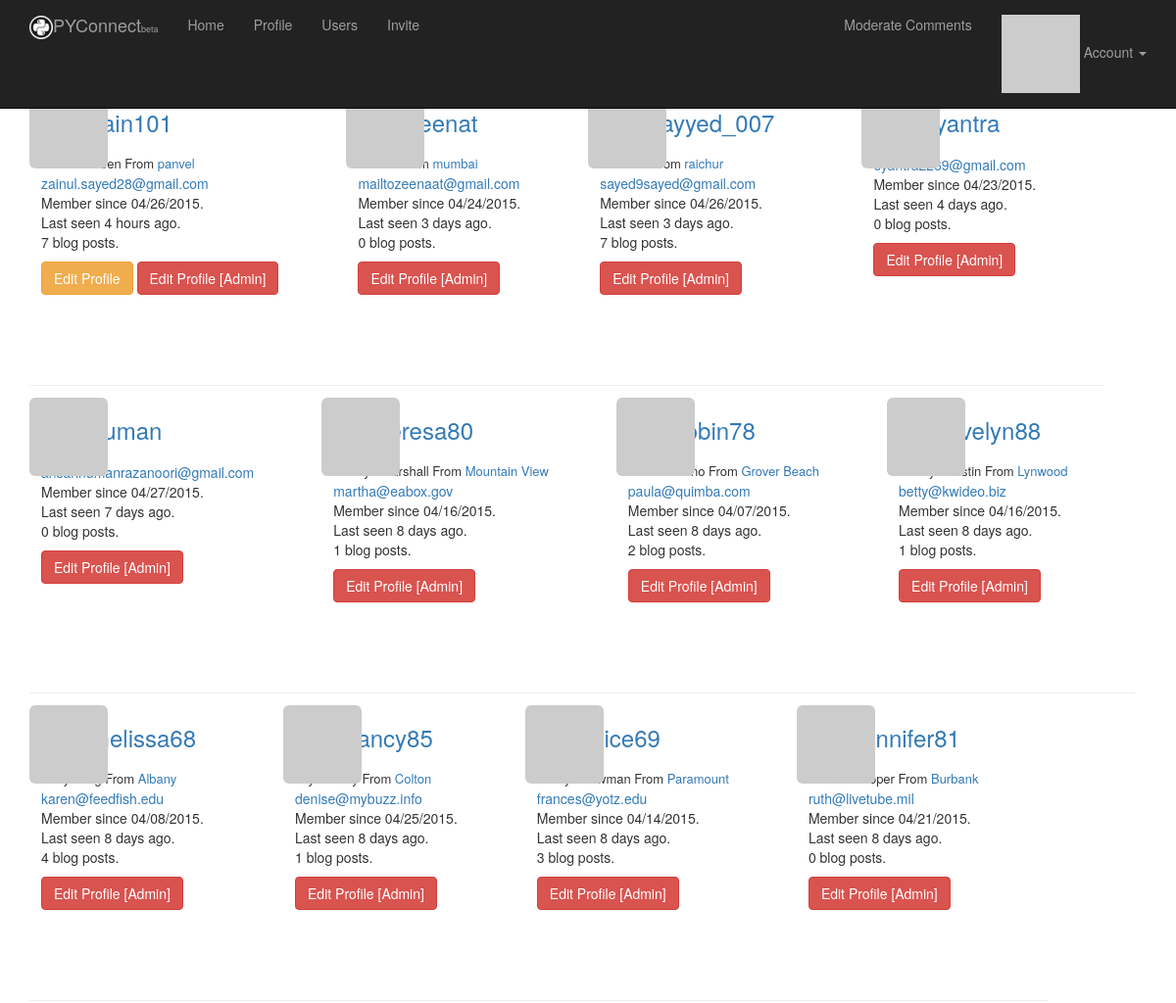
Page /user-list/ (signed in, upper part) on the earlier database version.
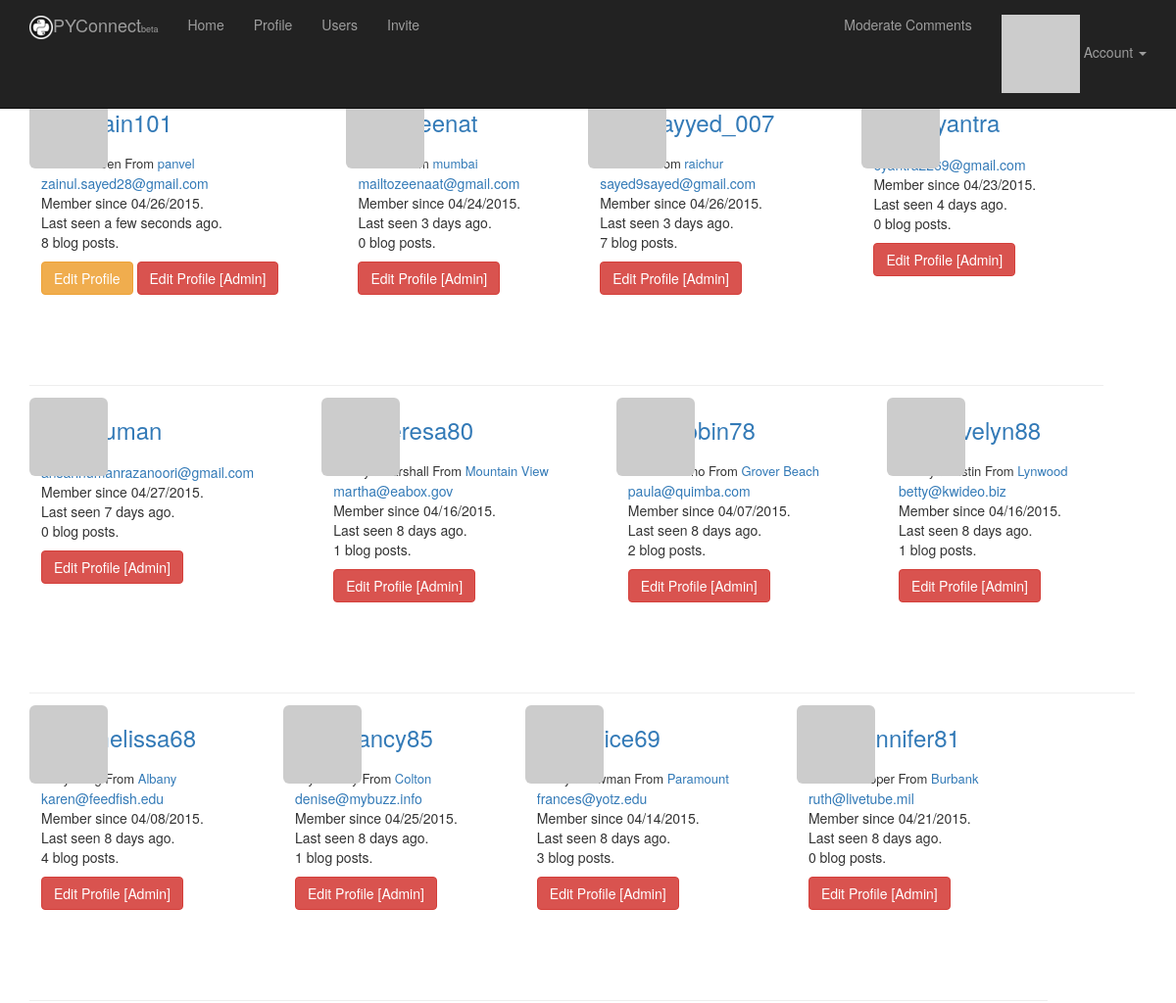
Same page on the later database version.
### app/models.py (models this page shows, shortened)
class User(UserMixin, db.Model):
    __tablename__ = 'users'          # Table names should be plural.
    id = db.Column(db.Integer, primary_key=True)
    email = db.Column(db.String(64), unique=True, index=True)
    username = db.Column(db.String(64), unique=True, index=True)
    password_hash = db.Column(db.String)
    role_id = db.Column(db.Integer, db.ForeignKey('roles.id'))
    confirmed = db.Column(db.Boolean, default=False)
    location = db.Column(db.String(64))
    name = db.Column(db.String(64))
    about_me = db.Column(db.Text)
    member_since = db.Column(db.DateTime(), default=datetime.utcnow)
    last_seen = db.Column(db.DateTime(), default=datetime.utcnow)
    avatar_hash = db.Column(db.String(32))
    posts = db.relationship('Post', backref='author', lazy='dynamic')
    comments = db.relationship('Comment', backref='author', lazy='dynamic')
    '''
    These are the people who follow me
    '''
    followed = db.relationship(
        'Follow',
        foreign_keys=[Follow.follower_id],
        backref=db.backref('follower', lazy='joined'),
        lazy='dynamic',
        cascade='all, delete-orphan')
    '''
    These are people whome I follow
    '''
    followers = db.relationship(
        'Follow',
        foreign_keys=[Follow.followed_id],
        backref=db.backref('followed', lazy='joined'),
        lazy='dynamic',
        cascade='all, delete-orphan'
    )
    @property
    def password(self):
        raise AttributeError('Password is not a readable attribute')
    def can(self, permissions):
        return self.role is not None and (self.role.permissions & permissions) == permissions
    def is_administrator(self):
        return self.can(Permission.ADMINISTER)
    '''
    The ping method is called every time the request for user is received, by using before_app_request hook
    '''
    def ping(self):
        self.last_seen = datetime.utcnow()
        db.session.add(self)
    '''
    User avatar creation
    '''
    def gravatar(self, size=100, default='identicon', rating='g'):
        if request.is_secure:
            url = 'https://secure.gravatar.com/avatar'
        else:
            url = 'http://www.gravatar.com/avatar'
        hash = self.avatar_hash or  hashlib.md5(self.email.encode('utf-8')).hexdigest()
        return '{url}/{hash}?s={size}&d={default}&r={rating}'.format(url=url, size=size, default=default, rating=rating, hash=hash)
    def follow(self, user):
        if not self.is_following(user):
            f = Follow(follower=self, followed=user)
            db.session.add(f)
    '''
    This method is introduced to correct the values of DB to follow a user to itself
    '''

### app/main/views.py (the view)
@main.route('/user-list/')
@login_required
def user_list():
    users = User.query.order_by(User.last_seen.desc()).all()
    if (users is None):
        abort(500)
    return render_template('user_list.html', users=users)

### app/auth/views.py (called while the page is built)
@auth.before_app_request
def before_request():
    if current_user.is_authenticated():
        current_user.ping()
        if not current_user.confirmed and request.endpoint[:5] != 'auth.':
            return redirect(url_for('auth.unconfirmed'))

### app/main/__init__.py (called while the page is built)
@main.app_context_processor
def inject_permission():
    return dict(Permission=Permission)

### app/models.py (called while the page is built)
@login_manager.user_loader
def load_user(user_id):
    return User.query.get(int(user_id))

### app/templates/user_list.html (shortened to what this page needs)
{% extends "base.html" %}
{% block page_content %}
    {% for user in users %}
        <div class="page-header" style="float: left; padding-right: 5%; min-height: 10px;  margin: 12px 0px 0px 0px; ">
        <img class="img-rounded profile-thumbnail " style=" margin: 0px 0px 0px 0px;" src="{{user.gravatar(size=60)  }}" />
        <div class="profile-header" style=" margin: 12px 12px 12px 12px;">
        <a href="{{ url_for('main.user', username=user.username) }}"><h3 style=" margin: 20px 20px 20px 50px;">{{ user.username }}</h3></a>
        {% if user.name or user.location %}
        <p style="font-size: small; margin: 0px 0px 0px 0px;">
            {% if user.name %} {{ user.name }} {% endif %}
            {% if user.location %}
                From <a href="http://maps.google.com/?q={{ user.location }}">{{ user.location }}</a>
            {% endif %}
        </p>
        {% endif %}
        {% if current_user.is_administrator() %}
            <p style=" margin: 0px 0px 0px 0px;"><a href="mailto: {{ user.email }}">{{ user.email }}</a></p>
        {% endif %}
        <p style=" margin: 0px 0px 0px 0px;">
            Member since {{ moment(user.member_since).format('L')}}.<br />
            Last seen {{ moment(user.last_seen).fromNow()}}.
            <p style=" margin: 0px 0px 0px 0px;">{{ user.posts.count() }} blog posts.</p>
        </p>
        <p style=" margin: 0px 0px 0px 0px;">
                 {% if user == current_user %}
                    <a class="btn btn-warning" href="{{ url_for('main.edit_profile') }}">Edit Profile</a>
                {% endif %}
                {% if current_user.is_administrator() %}
                    <a class="btn btn-danger" href="{{ url_for('main.edit_profile_admin', id=user.id ) }}">Edit Profile [Admin]</a>
                {% endif %}
        </p>
        </div>
        </div>
    {% endfor %}
{% endblock %}

Differences in the rows shown:
changed User "zain101": last_seen "4 hours ago" → "a few seconds ago"; posts.count "7" → "8"
